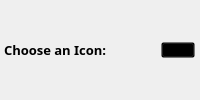
       <widget class="QWidget" name="elementIcon_Container" native="true">
        <layout class="QHBoxLayout" name="horizontalLayout_4">
         <property name="leftMargin">
          <number>0</number>
         </property>
         <property name="topMargin">
          <number>0</number>
         </property>
         <property name="rightMargin">
          <number>0</number>
         </property>
         <property name="bottomMargin">
          <number>0</number>
         </property>
         <item>
          <widget class="QLabel" name="elementIcon_label">
           <property name="sizePolicy">
            <sizepolicy hsizetype="Fixed" vsizetype="Fixed">
             <horstretch>0</horstretch>
             <verstretch>0</verstretch>
            </sizepolicy>
           </property>
           <property name="font">
            <font>
             <family>Segoe UI Semibold</family>
             <pointsize>10</pointsize>
             <weight>75</weight>
             <bold>true</bold>
            </font>
           </property>
           <property name="text">
            <string>Choose an Icon:</string>
           </property>
           <property name="alignment">
            <set>Qt::AlignLeading|Qt::AlignLeft|Qt::AlignTop</set>
           </property>
          </widget>
         </item>
         <item>
          <widget class="QPushButton" name="elementIcon_button">
           <property name="sizePolicy">
            <sizepolicy hsizetype="Fixed" vsizetype="Fixed">
             <horstretch>0</horstretch>
             <verstretch>0</verstretch>
            </sizepolicy>
           </property>
           <property name="styleSheet">
            <string notr="true">QPushButton
{
 background-color: transparent;
padding: 0;
}</string>
           </property>
           <property name="text">
            <string/>
           </property>
           <property name="icon">
            <iconset resource="../res.qrc">
             <normaloff>:/images/FileButton.png</normaloff>:/images/FileButton.png</iconset>
           </property>
           <property name="iconSize">
            <size>
             <width>32</width>
             <height>32</height>
            </size>
           </property>
           <property name="flat">
            <bool>true</bool>
           </property>
          </widget>
         </item>
         <item>
          <widget class="QPushButton" name="elementIcon_delete">
           <property name="sizePolicy">
            <sizepolicy hsizetype="Fixed" vsizetype="Fixed">
             <horstretch>0</horstretch>
             <verstretch>0</verstretch>
            </sizepolicy>
           </property>
           <property name="styleSheet">
            <string notr="true">QPushButton
{
 background-color: transparent;

padding: 0;
}</string>
           </property>
           <property name="text">
            <string/>
           </property>
           <property name="icon">
            <iconset resource="../res.qrc">
             <normaloff>:/images/DeleteButton.png</normaloff>:/images/DeleteButton.png</iconset>
           </property>
           <property name="iconSize">
            <size>
             <width>32</width>
             <height>32</height>
            </size>
           </property>
          </widget>
         </item>
        </layout>
       </widget>
